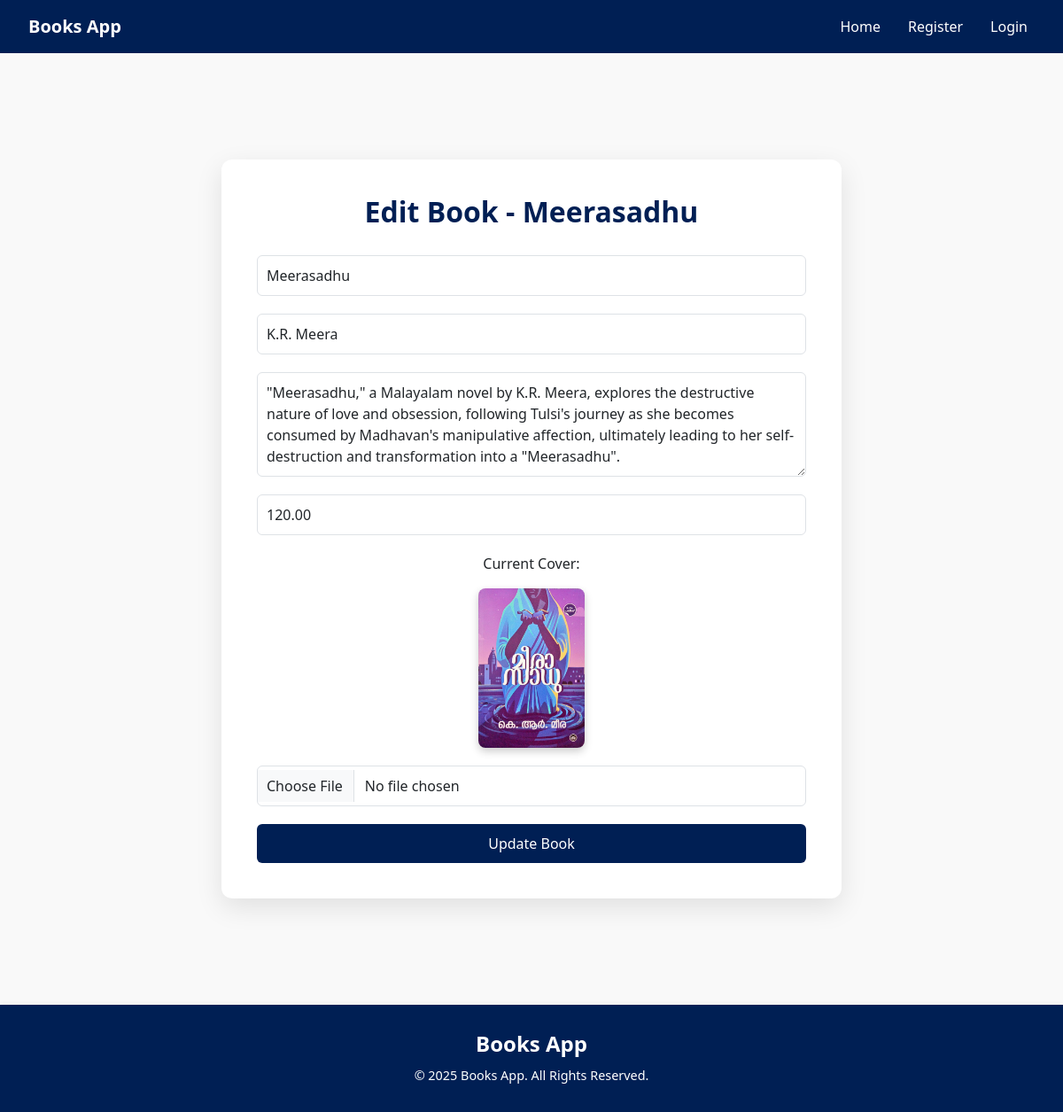
Page /edit_book/1/ on the committed database.
### book/models.py (models this page shows, shortened)
class Book(models.Model):
    title = models.CharField(max_length=100)
    author = models.CharField(max_length=100)
    description = models.TextField()
    price = models.DecimalField(max_digits=6, decimal_places=2)
    cover = models.ImageField(upload_to='book_covers/', blank=True, null=True)

### book/views.py (the view, shortened to what this page needs)
# urls.py: path('edit_book/<int:book_id>/', views.edit_book, name='edit_book'),
def edit_book(request, book_id):
    book = get_object_or_404(Book, id=book_id)
    return render(request, 'edit_book.html', {'book': book})

### templates/edit_book.html (shortened to what this page needs)
{% extends 'base.html' %}
{% load static %}
{% block content %}
<div class="edit-book-form">
    <h2>Edit Book - {{ book.title }}</h2>
    <form method="POST" enctype="multipart/form-data">
        <input type="text" name="title" class="form-control" placeholder="Book Title" value="{{ book.title }}" required>
        <input type="text" name="author" class="form-control" placeholder="Author Name" value="{{ book.author }}" required>
        <textarea name="description" class="form-control" placeholder="Description" rows="4" required>{{ book.description }}</textarea>
        <input type="number" name="price" class="form-control" placeholder="Price" value="{{ book.price }}" required>
        <div class="current-cover">
                <p>Current Cover:</p>
                <img src="{{ book.cover.url }}" alt="Current Cover">
        </div>
        <input type="file" name="cover" class="form-control">
        <button type="submit" class="btn-submit">Update Book</button>
    </form>
</div>
{% endblock %}

### templates/base.html (style rules this page uses)
body { font-family: 'Segoe UI', sans-serif; background-color: #f9f9f9; margin: 0; padding: 0; display: flex; flex-direction: column; height: 100%; margin: 0; padding: 0; }

### templates/edit_book.html (style rules this page uses)
.edit-book-form { max-width: 700px; margin: 60px auto; padding: 40px; background-color: #fff; border-radius: 12px; box-shadow: 0 10px 30px rgba(0, 0, 0, 0.1); }
.edit-book-form h2 { text-align: center; margin-bottom: 30px; color: #001f54; font-weight: 700; }
.form-control { margin-bottom: 20px; padding: 10px; border-radius: 6px; font-size: 1rem; width: 100%; }
.btn-submit { background-color: #001f54; color: white; padding: 10px 20px; border: none; width: 100%; border-radius: 6px; font-size: 1rem; transition: background-color 0.3s ease; }
.current-cover { text-align: center; margin-bottom: 20px; }
.current-cover img { width: 120px; border-radius: 8px; box-shadow: 0 4px 10px rgba(0,0,0,0.2); }

### rows in the picture
Book: title "Meerasadhu", author "K.R. Meera", description "\"Meerasadhu,\" a Malayalam novel by K.R. Meera, explores the destructive nature of love and obsession, following Tulsi's journey as she becomes consumed by Madhavan's manipulative affection, ultimately leading to her self-destruction and transformation into a \"Meerasadhu\".", price "120.00", cover (picture)
